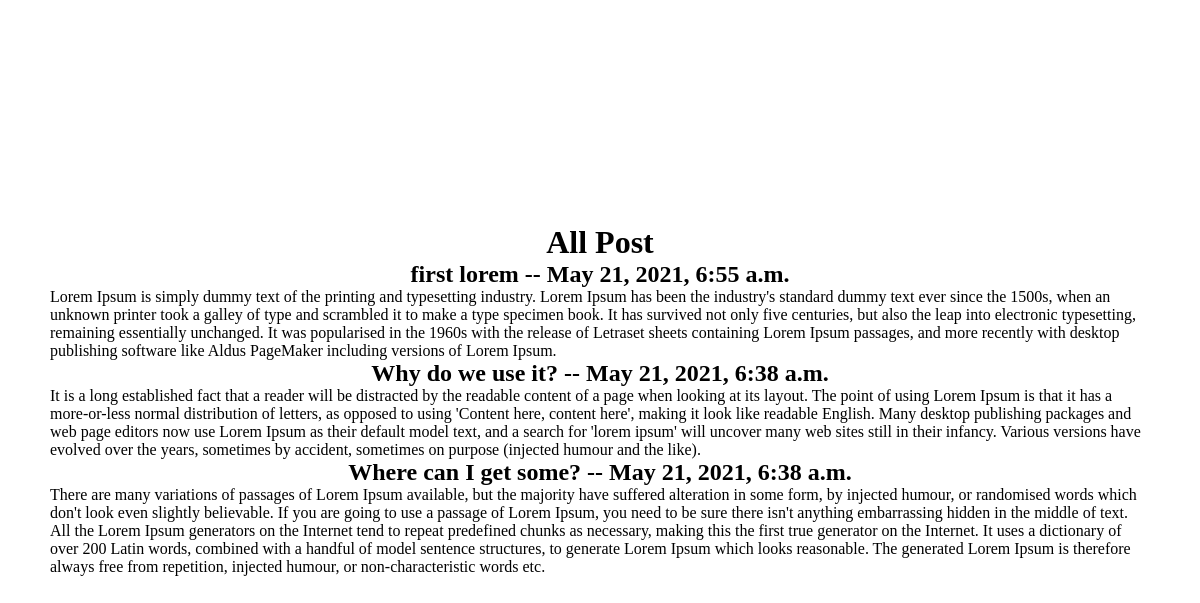
Before: /blog-list/ with the older database file.
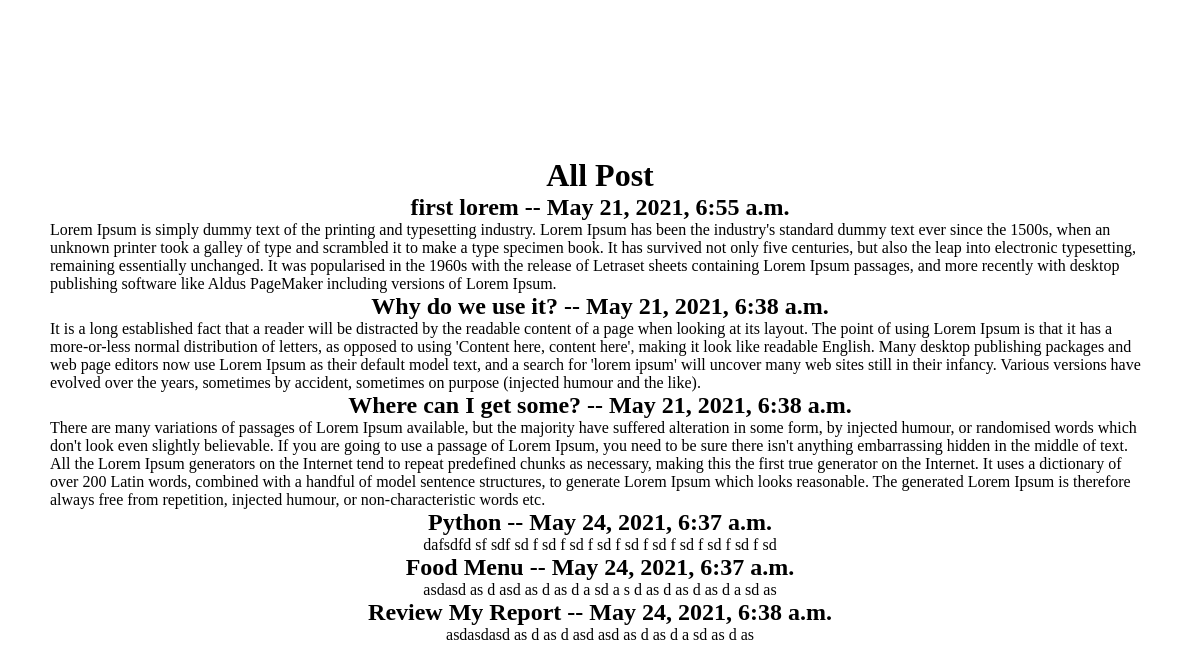
After: the same page with the newer database file.
### blog/models.py (models this page shows, shortened)
class Post(models.Model):
    author = models.ForeignKey(User, on_delete=models.CASCADE)
    title = models.CharField(("Title"), max_length=250)
    content = models.TextField(("Content"))
    created_date = models.DateTimeField(("Created Date"), auto_now_add=True)
    published_date = models.DateTimeField(("Published Date"), auto_now=True)

### blog/views.py (the view)
# urls.py: path("blog-list/", blogList, name="blogList",)
def blogList(request):
    AllPosts = Post.objects.all()
    return render(request, 'blog/blog-list.html', {'AllPosts': AllPosts})

### templates/blog/blog-list.html (shortened to what this page needs)
<!DOCTYPE html>
<html lang="en">
  <head>
  </head>
  <body>
    <h1>All Post</h1>
    {% for post in AllPosts %}
    <h2>{{post.title}} -- {{post.published_date}}</h2>
    <span>{{post.content}}</span>
    {% endfor %}
  </body>
</html>

### templates/blog/blog-list.html (style rules this page uses)
* { margin: 0; padding: 0; box-sizing: border-box; }
body { height: 100vh; display: flex; justify-content: center; align-items: center; flex-direction: column; padding: 50px; }

Changed rows visible on the page:
added Post: title "Python", published_date "May 24, 2021, 6:37 a.m.", content "dafsdfd sf sdf sd f sd f sd f sd f sd f sd f sd f sd f sd f sd"
added Post: title "Food Menu", published_date "May 24, 2021, 6:37 a.m.", content "asdasd as d asd as d as d a sd a s d as d as d as d a sd as"
added Post: title "Review My Report", published_date "May 24, 2021, 6:38 a.m.", content "asdasdasd as d as d asd asd as d as d a sd as d as"
